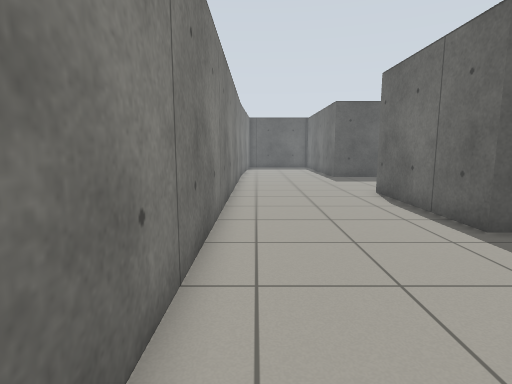
view 1 (above)

17 first-person views from a walk through a robot-simulator world made for Gazebo. The camera is 0.94 m above the floor, tilts 8° down and sees 80° across. The floor is counted in squares, 0.5 m on a side. Each view is taken from the middle of a square. On the plan, view 1 faces up. The plan holds only what a view shows up to about 16 squares ahead; the rest is blank. The robots in the file are not drawn.

view 2
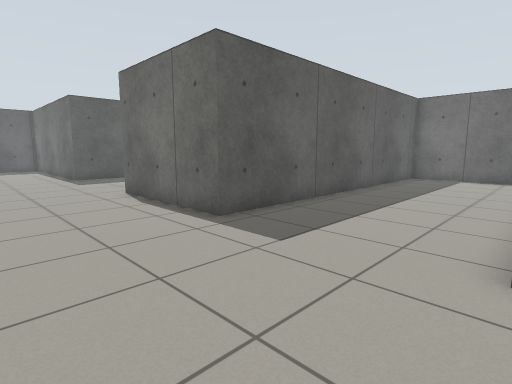

view 3
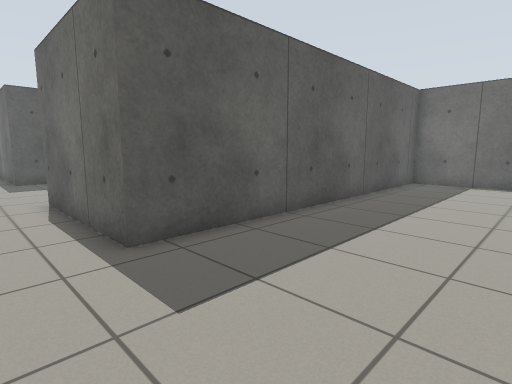

view 4
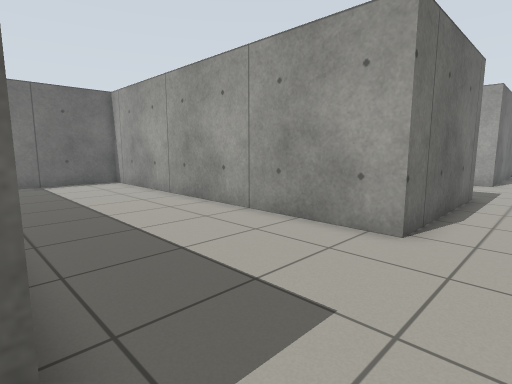

view 5
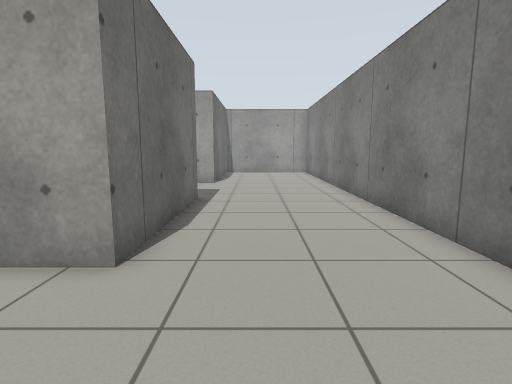

view 6
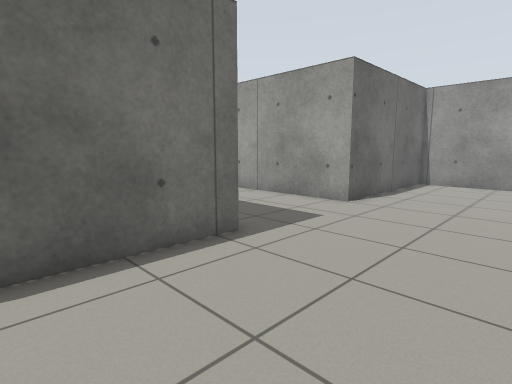

view 7
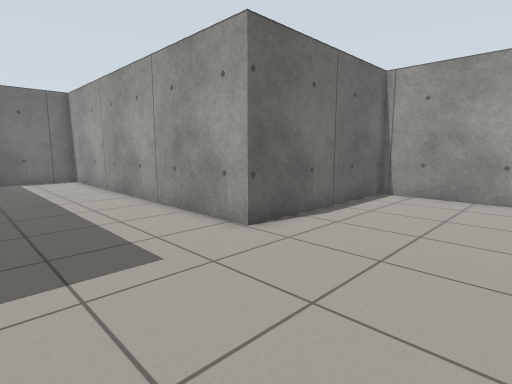

view 8
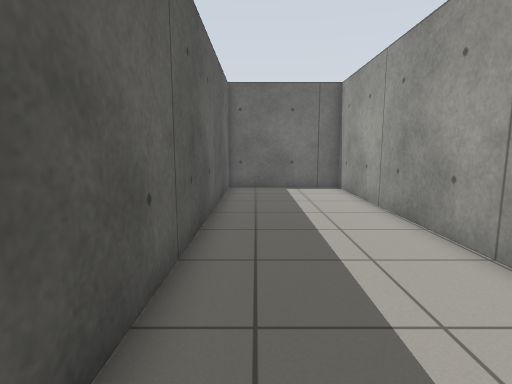

view 9
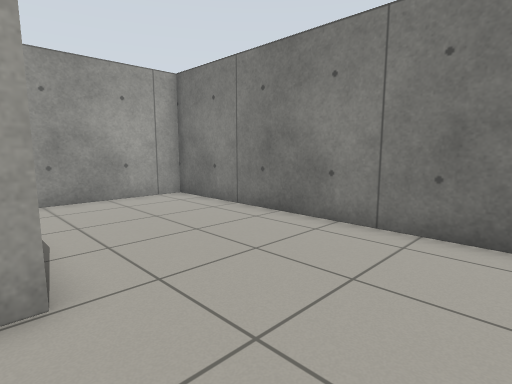

view 10
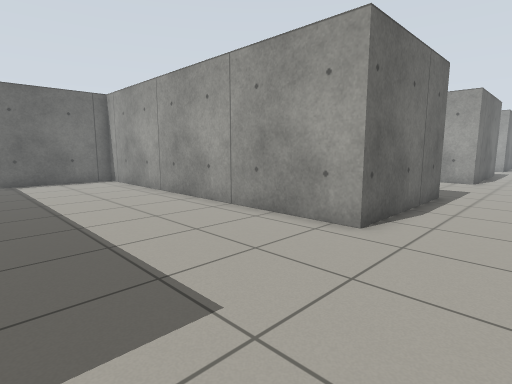

view 11
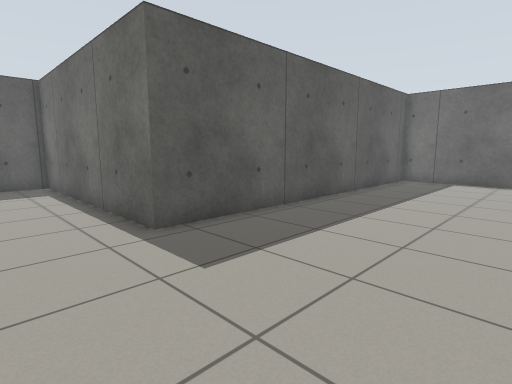

view 12
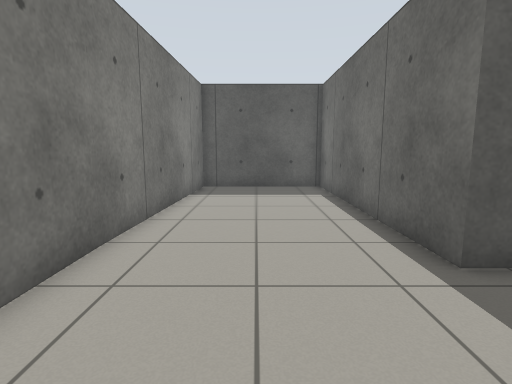

view 13
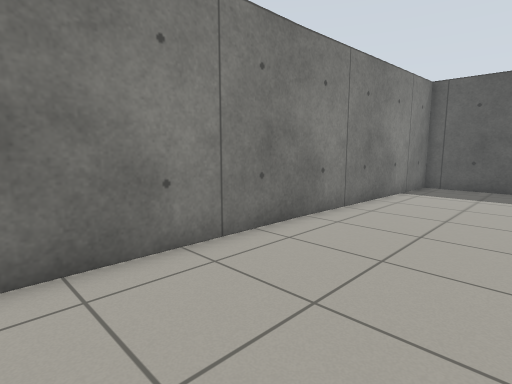

view 14
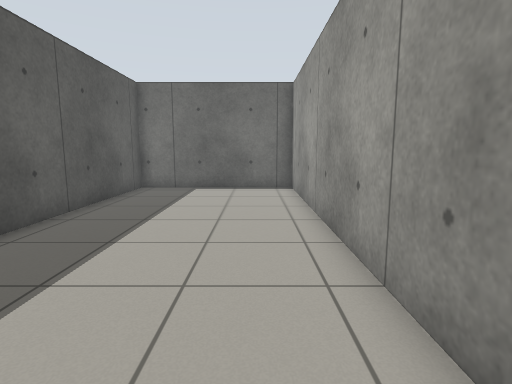

view 15
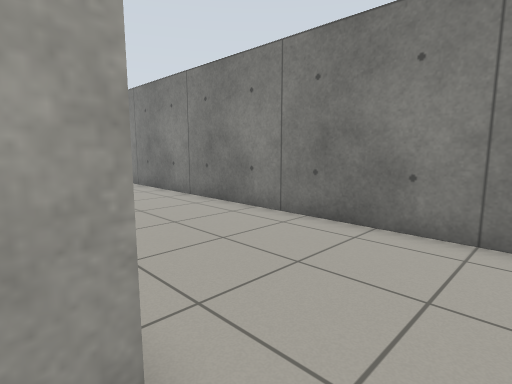

view 16
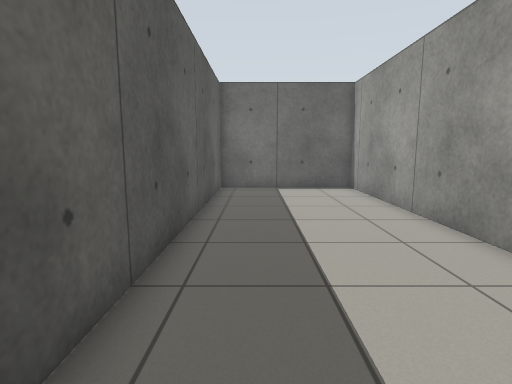

view 17
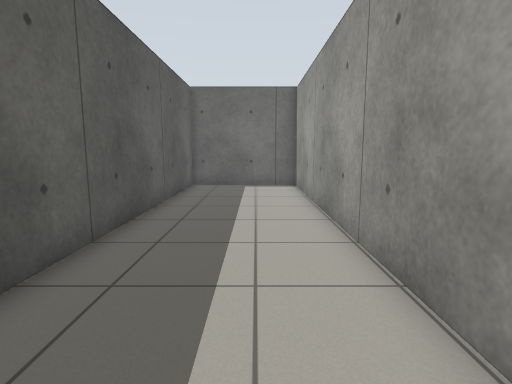

### Floor plan
Points are (right, up) in squares from view 1. A wall is a line through its corners. A room is listed if a view was taken in it or the views show most of it. See-through windows are left out.
Room 1 (views 1, 2, 3, 4, 5, 6, 7, 8, 9, 10, 11, 12, 13, 14, 15, 16, 17)
walls: (5.2, -6.8) (5.2, 0.3) (21, 0.3) (21, 6.7) (5.2, 6.7) (5.2, 13.2) (21, 13.2) (21, 20.6) (5.2, 20.6) (5.2, 31.3) (-0.8, 31.3); (-1.1, 31.4) (-1.1, -19.8) (5.2, -19.8) (5.2, -12.1) (19.9, -12.1) (19.9, -6.7) (6.4, -6.7)

Positions as (right, up) in squares from view 1, and headings:
1: (0, 0), facing up
2: (0, 0), facing up-right
3: (3, 1), facing up-right
4: (3, 7), facing down-right
5: (3, 5), facing down
6: (0, -2), facing down-right
7: (0, -7), facing down-right
8: (5, -8), facing right
9: (6, -8), facing down-left
10: (2, 20), facing down-right
11: (2, 14), facing up-right
12: (2, 16), facing up
13: (4, 15), facing up-left
14: (6, 15), facing right
15: (6, 15), facing down-left
16: (6, 5), facing right
17: (4, -10), facing right
